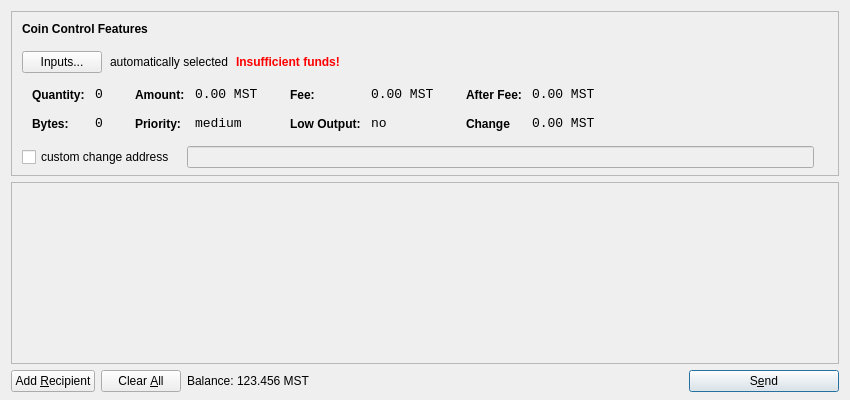
<?xml version="1.0" encoding="UTF-8"?>
<ui version="4.0">
 <class>SendCoinsDialog</class>
 <widget class="QDialog" name="SendCoinsDialog">
  <property name="geometry">
   <rect>
    <x>0</x>
    <y>0</y>
    <width>850</width>
    <height>400</height>
   </rect>
  </property>
  <property name="windowTitle">
   <string>Send Mustangs</string>
  </property>
  <layout class="QVBoxLayout" name="verticalLayout" stretch="0,1,0">
   <property name="bottomMargin">
    <number>8</number>
   </property>
   <item>
    <widget class="QFrame" name="frameCoinControl">
     <property name="sizePolicy">
      <sizepolicy hsizetype="Expanding" vsizetype="Expanding">
       <horstretch>0</horstretch>
       <verstretch>0</verstretch>
      </sizepolicy>
     </property>
     <property name="maximumSize">
      <size>
       <width>16777215</width>
       <height>16777215</height>
      </size>
     </property>
     <property name="frameShape">
      <enum>QFrame::StyledPanel</enum>
     </property>
     <property name="frameShadow">
      <enum>QFrame::Sunken</enum>
     </property>
     <layout class="QVBoxLayout" name="verticalLayoutCoinControl2">
      <property name="spacing">
       <number>-1</number>
      </property>
      <property name="leftMargin">
       <number>0</number>
      </property>
      <property name="topMargin">
       <number>0</number>
      </property>
      <property name="rightMargin">
       <number>0</number>
      </property>
      <property name="bottomMargin">
       <number>6</number>
      </property>
      <item>
       <layout class="QVBoxLayout" name="verticalLayoutCoinControl" stretch="0,0,0,0,1">
        <property name="spacing">
         <number>0</number>
        </property>
        <property name="leftMargin">
         <number>10</number>
        </property>
        <property name="topMargin">
         <number>10</number>
        </property>
        <item>
         <layout class="QHBoxLayout" name="horizontalLayoutCoinControl1">
          <property name="bottomMargin">
           <number>15</number>
          </property>
          <item>
           <widget class="QLabel" name="labelCoinControlFeatures">
            <property name="sizePolicy">
             <sizepolicy hsizetype="Preferred" vsizetype="Maximum">
              <horstretch>0</horstretch>
              <verstretch>0</verstretch>
             </sizepolicy>
            </property>
            <property name="font">
             <font>
              <weight>75</weight>
              <bold>true</bold>
             </font>
            </property>
            <property name="styleSheet">
             <string notr="true">font-weight:bold;</string>
            </property>
            <property name="text">
             <string>Coin Control Features</string>
            </property>
           </widget>
          </item>
         </layout>
        </item>
        <item>
         <layout class="QHBoxLayout" name="horizontalLayoutCoinControl2" stretch="0,0,0,0">
          <property name="spacing">
           <number>8</number>
          </property>
          <property name="bottomMargin">
           <number>10</number>
          </property>
          <item>
           <widget class="QPushButton" name="pushButtonCoinControl">
            <property name="styleSheet">
             <string notr="true"/>
            </property>
            <property name="text">
             <string>Inputs...</string>
            </property>
           </widget>
          </item>
          <item>
           <widget class="QLabel" name="labelCoinControlAutomaticallySelected">
            <property name="text">
             <string>automatically selected</string>
            </property>
            <property name="margin">
             <number>5</number>
            </property>
           </widget>
          </item>
          <item>
           <widget class="QLabel" name="labelCoinControlInsuffFunds">
            <property name="font">
             <font>
              <weight>75</weight>
              <bold>true</bold>
             </font>
            </property>
            <property name="styleSheet">
             <string notr="true">color:red;font-weight:bold;</string>
            </property>
            <property name="text">
             <string>Insufficient funds!</string>
            </property>
            <property name="margin">
             <number>5</number>
            </property>
           </widget>
          </item>
          <item>
           <spacer name="horizontalSpacerCoinControl">
            <property name="orientation">
             <enum>Qt::Horizontal</enum>
            </property>
            <property name="sizeHint" stdset="0">
             <size>
              <width>40</width>
              <height>1</height>
             </size>
            </property>
           </spacer>
          </item>
         </layout>
        </item>
        <item>
         <widget class="QWidget" name="widgetCoinControl" native="true">
          <property name="sizePolicy">
           <sizepolicy hsizetype="Preferred" vsizetype="Preferred">
            <horstretch>0</horstretch>
            <verstretch>0</verstretch>
           </sizepolicy>
          </property>
          <property name="minimumSize">
           <size>
            <width>0</width>
            <height>0</height>
           </size>
          </property>
          <property name="styleSheet">
           <string notr="true"/>
          </property>
          <layout class="QHBoxLayout" name="horizontalLayoutCoinControl5">
           <property name="margin">
            <number>0</number>
           </property>
           <item>
            <layout class="QHBoxLayout" name="horizontalLayoutCoinControl3" stretch="0,0,0,1">
             <property name="spacing">
              <number>20</number>
             </property>
             <property name="topMargin">
              <number>0</number>
             </property>
             <property name="bottomMargin">
              <number>10</number>
             </property>
             <item>
              <layout class="QFormLayout" name="formLayoutCoinControl1">
               <property name="horizontalSpacing">
                <number>10</number>
               </property>
               <property name="verticalSpacing">
                <number>14</number>
               </property>
               <property name="leftMargin">
                <number>10</number>
               </property>
               <property name="topMargin">
                <number>4</number>
               </property>
               <property name="rightMargin">
                <number>6</number>
               </property>
               <item row="0" column="0">
                <widget class="QLabel" name="labelCoinControlQuantityText">
                 <property name="styleSheet">
                  <string notr="true">font-weight:bold;</string>
                 </property>
                 <property name="text">
                  <string>Quantity:</string>
                 </property>
                 <property name="margin">
                  <number>0</number>
                 </property>
                </widget>
               </item>
               <item row="0" column="1">
                <widget class="QLabel" name="labelCoinControlQuantity">
                 <property name="font">
                  <font>
                   <family>Monospace</family>
                   <pointsize>10</pointsize>
                  </font>
                 </property>
                 <property name="cursor">
                  <cursorShape>IBeamCursor</cursorShape>
                 </property>
                 <property name="contextMenuPolicy">
                  <enum>Qt::ActionsContextMenu</enum>
                 </property>
                 <property name="text">
                  <string>0</string>
                 </property>
                 <property name="margin">
                  <number>0</number>
                 </property>
                 <property name="textInteractionFlags">
                  <set>Qt::LinksAccessibleByMouse|Qt::TextSelectableByKeyboard|Qt::TextSelectableByMouse</set>
                 </property>
                </widget>
               </item>
               <item row="1" column="0">
                <widget class="QLabel" name="labelCoinControlBytesText">
                 <property name="styleSheet">
                  <string notr="true">font-weight:bold;</string>
                 </property>
                 <property name="text">
                  <string>Bytes:</string>
                 </property>
                </widget>
               </item>
               <item row="1" column="1">
                <widget class="QLabel" name="labelCoinControlBytes">
                 <property name="font">
                  <font>
                   <family>Monospace</family>
                   <pointsize>10</pointsize>
                  </font>
                 </property>
                 <property name="cursor">
                  <cursorShape>IBeamCursor</cursorShape>
                 </property>
                 <property name="contextMenuPolicy">
                  <enum>Qt::ActionsContextMenu</enum>
                 </property>
                 <property name="text">
                  <string>0</string>
                 </property>
                 <property name="textInteractionFlags">
                  <set>Qt::LinksAccessibleByMouse|Qt::TextSelectableByKeyboard|Qt::TextSelectableByMouse</set>
                 </property>
                </widget>
               </item>
              </layout>
             </item>
             <item>
              <layout class="QFormLayout" name="formLayoutCoinControl2">
               <property name="horizontalSpacing">
                <number>10</number>
               </property>
               <property name="verticalSpacing">
                <number>14</number>
               </property>
               <property name="leftMargin">
                <number>6</number>
               </property>
               <property name="topMargin">
                <number>4</number>
               </property>
               <property name="rightMargin">
                <number>6</number>
               </property>
               <item row="0" column="0">
                <widget class="QLabel" name="labelCoinControlAmountText">
                 <property name="styleSheet">
                  <string notr="true">font-weight:bold;</string>
                 </property>
                 <property name="text">
                  <string>Amount:</string>
                 </property>
                 <property name="margin">
                  <number>0</number>
                 </property>
                </widget>
               </item>
               <item row="0" column="1">
                <widget class="QLabel" name="labelCoinControlAmount">
                 <property name="font">
                  <font>
                   <family>Monospace</family>
                   <pointsize>10</pointsize>
                  </font>
                 </property>
                 <property name="cursor">
                  <cursorShape>IBeamCursor</cursorShape>
                 </property>
                 <property name="contextMenuPolicy">
                  <enum>Qt::ActionsContextMenu</enum>
                 </property>
                 <property name="text">
                  <string>0.00 MST</string>
                 </property>
                 <property name="textInteractionFlags">
                  <set>Qt::LinksAccessibleByMouse|Qt::TextSelectableByKeyboard|Qt::TextSelectableByMouse</set>
                 </property>
                </widget>
               </item>
               <item row="1" column="0">
                <widget class="QLabel" name="labelCoinControlPriorityText">
                 <property name="styleSheet">
                  <string notr="true">font-weight:bold;</string>
                 </property>
                 <property name="text">
                  <string>Priority:</string>
                 </property>
                </widget>
               </item>
               <item row="1" column="1">
                <widget class="QLabel" name="labelCoinControlPriority">
                 <property name="font">
                  <font>
                   <family>Monospace</family>
                   <pointsize>10</pointsize>
                  </font>
                 </property>
                 <property name="cursor">
                  <cursorShape>IBeamCursor</cursorShape>
                 </property>
                 <property name="contextMenuPolicy">
                  <enum>Qt::ActionsContextMenu</enum>
                 </property>
                 <property name="text">
                  <string>medium</string>
                 </property>
                 <property name="textInteractionFlags">
                  <set>Qt::LinksAccessibleByMouse|Qt::TextSelectableByKeyboard|Qt::TextSelectableByMouse</set>
                 </property>
                </widget>
               </item>
              </layout>
             </item>
             <item>
              <layout class="QFormLayout" name="formLayoutCoinControl3">
               <property name="horizontalSpacing">
                <number>10</number>
               </property>
               <property name="verticalSpacing">
                <number>14</number>
               </property>
               <property name="leftMargin">
                <number>6</number>
               </property>
               <property name="topMargin">
                <number>4</number>
               </property>
               <property name="rightMargin">
                <number>6</number>
               </property>
               <item row="0" column="0">
                <widget class="QLabel" name="labelCoinControlFeeText">
                 <property name="styleSheet">
                  <string notr="true">font-weight:bold;</string>
                 </property>
                 <property name="text">
                  <string>Fee:</string>
                 </property>
                 <property name="margin">
                  <number>0</number>
                 </property>
                </widget>
               </item>
               <item row="0" column="1">
                <widget class="QLabel" name="labelCoinControlFee">
                 <property name="font">
                  <font>
                   <family>Monospace</family>
                   <pointsize>10</pointsize>
                  </font>
                 </property>
                 <property name="cursor">
                  <cursorShape>IBeamCursor</cursorShape>
                 </property>
                 <property name="contextMenuPolicy">
                  <enum>Qt::ActionsContextMenu</enum>
                 </property>
                 <property name="text">
                  <string>0.00 MST</string>
                 </property>
                 <property name="textInteractionFlags">
                  <set>Qt::LinksAccessibleByMouse|Qt::TextSelectableByKeyboard|Qt::TextSelectableByMouse</set>
                 </property>
                </widget>
               </item>
               <item row="1" column="0">
                <widget class="QLabel" name="labelCoinControlLowOutputText">
                 <property name="styleSheet">
                  <string notr="true">font-weight:bold;</string>
                 </property>
                 <property name="text">
                  <string>Low Output:</string>
                 </property>
                </widget>
               </item>
               <item row="1" column="1">
                <widget class="QLabel" name="labelCoinControlLowOutput">
                 <property name="font">
                  <font>
                   <family>Monospace</family>
                   <pointsize>10</pointsize>
                  </font>
                 </property>
                 <property name="cursor">
                  <cursorShape>IBeamCursor</cursorShape>
                 </property>
                 <property name="contextMenuPolicy">
                  <enum>Qt::ActionsContextMenu</enum>
                 </property>
                 <property name="text">
                  <string>no</string>
                 </property>
                 <property name="textInteractionFlags">
                  <set>Qt::LinksAccessibleByMouse|Qt::TextSelectableByKeyboard|Qt::TextSelectableByMouse</set>
                 </property>
                </widget>
               </item>
              </layout>
             </item>
             <item>
              <layout class="QFormLayout" name="formLayoutCoinControl4">
               <property name="horizontalSpacing">
                <number>10</number>
               </property>
               <property name="verticalSpacing">
                <number>14</number>
               </property>
               <property name="leftMargin">
                <number>6</number>
               </property>
               <property name="topMargin">
                <number>4</number>
               </property>
               <property name="rightMargin">
                <number>6</number>
               </property>
               <item row="0" column="0">
                <widget class="QLabel" name="labelCoinControlAfterFeeText">
                 <property name="styleSheet">
                  <string notr="true">font-weight:bold;</string>
                 </property>
                 <property name="text">
                  <string>After Fee:</string>
                 </property>
                 <property name="margin">
                  <number>0</number>
                 </property>
                </widget>
               </item>
               <item row="0" column="1">
                <widget class="QLabel" name="labelCoinControlAfterFee">
                 <property name="font">
                  <font>
                   <family>Monospace</family>
                   <pointsize>10</pointsize>
                  </font>
                 </property>
                 <property name="cursor">
                  <cursorShape>IBeamCursor</cursorShape>
                 </property>
                 <property name="contextMenuPolicy">
                  <enum>Qt::ActionsContextMenu</enum>
                 </property>
                 <property name="text">
                  <string>0.00 MST</string>
                 </property>
                 <property name="textInteractionFlags">
                  <set>Qt::LinksAccessibleByMouse|Qt::TextSelectableByKeyboard|Qt::TextSelectableByMouse</set>
                 </property>
                </widget>
               </item>
               <item row="1" column="0">
                <widget class="QLabel" name="labelCoinControlChangeText">
                 <property name="styleSheet">
                  <string notr="true">font-weight:bold;</string>
                 </property>
                 <property name="text">
                  <string>Change</string>
                 </property>
                </widget>
               </item>
               <item row="1" column="1">
                <widget class="QLabel" name="labelCoinControlChange">
                 <property name="font">
                  <font>
                   <family>Monospace</family>
                   <pointsize>10</pointsize>
                  </font>
                 </property>
                 <property name="cursor">
                  <cursorShape>IBeamCursor</cursorShape>
                 </property>
                 <property name="contextMenuPolicy">
                  <enum>Qt::ActionsContextMenu</enum>
                 </property>
                 <property name="text">
                  <string>0.00 MST</string>
                 </property>
                 <property name="textInteractionFlags">
                  <set>Qt::LinksAccessibleByMouse|Qt::TextSelectableByKeyboard|Qt::TextSelectableByMouse</set>
                 </property>
                </widget>
               </item>
              </layout>
             </item>
            </layout>
           </item>
          </layout>
         </widget>
        </item>
        <item>
         <layout class="QHBoxLayout" name="horizontalLayoutCoinControl4" stretch="0,0,0">
          <property name="spacing">
           <number>12</number>
          </property>
          <property name="sizeConstraint">
           <enum>QLayout::SetDefaultConstraint</enum>
          </property>
          <property name="topMargin">
           <number>5</number>
          </property>
          <property name="rightMargin">
           <number>5</number>
          </property>
          <item>
           <widget class="QCheckBox" name="checkBoxCoinControlChange">
            <property name="text">
             <string>custom change address</string>
            </property>
           </widget>
          </item>
          <item>
           <widget class="QLineEdit" name="lineEditCoinControlChange">
            <property name="enabled">
             <bool>false</bool>
            </property>
            <property name="sizePolicy">
             <sizepolicy hsizetype="Expanding" vsizetype="Fixed">
              <horstretch>0</horstretch>
              <verstretch>0</verstretch>
             </sizepolicy>
            </property>
           </widget>
          </item>
          <item>
           <widget class="QLabel" name="labelCoinControlChangeLabel">
            <property name="sizePolicy">
             <sizepolicy hsizetype="Preferred" vsizetype="Expanding">
              <horstretch>0</horstretch>
              <verstretch>0</verstretch>
             </sizepolicy>
            </property>
            <property name="minimumSize">
             <size>
              <width>0</width>
              <height>0</height>
             </size>
            </property>
            <property name="text">
             <string/>
            </property>
            <property name="margin">
             <number>3</number>
            </property>
           </widget>
          </item>
         </layout>
        </item>
        <item>
         <spacer name="verticalSpacerCoinControl">
          <property name="orientation">
           <enum>Qt::Vertical</enum>
          </property>
          <property name="sizeHint" stdset="0">
           <size>
            <width>800</width>
            <height>1</height>
           </size>
          </property>
         </spacer>
        </item>
       </layout>
      </item>
     </layout>
    </widget>
   </item>
   <item>
    <widget class="QScrollArea" name="scrollArea">
     <property name="widgetResizable">
      <bool>true</bool>
     </property>
     <widget class="QWidget" name="scrollAreaWidgetContents">
      <property name="geometry">
       <rect>
        <x>0</x>
        <y>0</y>
        <width>830</width>
        <height>165</height>
       </rect>
      </property>
      <layout class="QVBoxLayout" name="verticalLayout_2">
       <property name="margin">
        <number>0</number>
       </property>
       <item>
        <layout class="QVBoxLayout" name="entries">
         <property name="spacing">
          <number>6</number>
         </property>
        </layout>
       </item>
       <item>
        <spacer name="verticalSpacer">
         <property name="orientation">
          <enum>Qt::Vertical</enum>
         </property>
         <property name="sizeHint" stdset="0">
          <size>
           <width>20</width>
           <height>40</height>
          </size>
         </property>
        </spacer>
       </item>
      </layout>
     </widget>
    </widget>
   </item>
   <item>
    <layout class="QHBoxLayout" name="horizontalLayout">
     <item>
      <widget class="QPushButton" name="addButton">
       <property name="toolTip">
        <string>Send to multiple recipients at once</string>
       </property>
       <property name="text">
        <string>Add &amp;Recipient</string>
       </property>
       <property name="icon">
        <iconset resource="../bitcoin.qrc">
         <normaloff>:/icons/add</normaloff>:/icons/add</iconset>
       </property>
       <property name="autoDefault">
        <bool>false</bool>
       </property>
      </widget>
     </item>
     <item>
      <widget class="QPushButton" name="clearButton">
       <property name="sizePolicy">
        <sizepolicy hsizetype="Minimum" vsizetype="Fixed">
         <horstretch>0</horstretch>
         <verstretch>0</verstretch>
        </sizepolicy>
       </property>
       <property name="toolTip">
        <string>Remove all transaction fields</string>
       </property>
       <property name="text">
        <string>Clear &amp;All</string>
       </property>
       <property name="icon">
        <iconset resource="../bitcoin.qrc">
         <normaloff>:/icons/remove</normaloff>:/icons/remove</iconset>
       </property>
       <property name="autoRepeatDelay">
        <number>300</number>
       </property>
       <property name="autoDefault">
        <bool>false</bool>
       </property>
      </widget>
     </item>
     <item>
      <layout class="QHBoxLayout" name="horizontalLayout_2">
       <property name="spacing">
        <number>3</number>
       </property>
       <item>
        <widget class="QLabel" name="label">
         <property name="sizePolicy">
          <sizepolicy hsizetype="Preferred" vsizetype="Fixed">
           <horstretch>0</horstretch>
           <verstretch>0</verstretch>
          </sizepolicy>
         </property>
         <property name="text">
          <string>Balance:</string>
         </property>
        </widget>
       </item>
       <item>
        <widget class="QLabel" name="labelBalance">
         <property name="sizePolicy">
          <sizepolicy hsizetype="Preferred" vsizetype="Fixed">
           <horstretch>0</horstretch>
           <verstretch>0</verstretch>
          </sizepolicy>
         </property>
         <property name="cursor">
          <cursorShape>IBeamCursor</cursorShape>
         </property>
         <property name="text">
          <string>123.456 MST</string>
         </property>
         <property name="textInteractionFlags">
          <set>Qt::LinksAccessibleByMouse|Qt::TextSelectableByKeyboard|Qt::TextSelectableByMouse</set>
         </property>
        </widget>
       </item>
      </layout>
     </item>
     <item>
      <spacer name="horizontalSpacer">
       <property name="orientation">
        <enum>Qt::Horizontal</enum>
       </property>
       <property name="sizeHint" stdset="0">
        <size>
         <width>40</width>
         <height>20</height>
        </size>
       </property>
      </spacer>
     </item>
     <item>
      <widget class="QPushButton" name="sendButton">
       <property name="minimumSize">
        <size>
         <width>150</width>
         <height>0</height>
        </size>
       </property>
       <property name="toolTip">
        <string>Confirm the send action</string>
       </property>
       <property name="text">
        <string>S&amp;end</string>
       </property>
       <property name="icon">
        <iconset resource="../bitcoin.qrc">
         <normaloff>:/icons/send</normaloff>:/icons/send</iconset>
       </property>
       <property name="default">
        <bool>true</bool>
       </property>
      </widget>
     </item>
    </layout>
   </item>
  </layout>
 </widget>
 <resources>
  <include location="../bitcoin.qrc"/>
 </resources>
 <connections/>
</ui>
